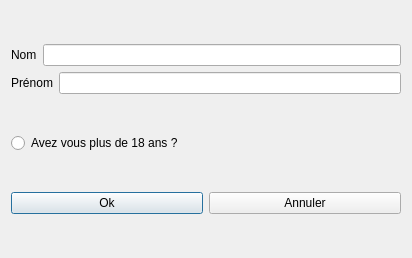
<?xml version="1.0" encoding="UTF-8"?>
<ui version="4.0">
 <class>Dialog</class>
 <widget class="QDialog" name="Dialog">
  <property name="geometry">
   <rect>
    <x>0</x>
    <y>0</y>
    <width>412</width>
    <height>258</height>
   </rect>
  </property>
  <property name="windowTitle">
   <string>Dialog</string>
  </property>
  <layout class="QVBoxLayout" name="verticalLayout_2">
   <item>
    <layout class="QGridLayout" name="gridLayout">
     <item row="1" column="0">
      <layout class="QVBoxLayout" name="verticalLayout">
       <item>
        <layout class="QHBoxLayout" name="horizontalLayout_2">
         <item>
          <widget class="QLabel" name="lPrenom">
           <property name="text">
            <string>Prénom</string>
           </property>
          </widget>
         </item>
         <item>
          <widget class="QLineEdit" name="ePrenom"/>
         </item>
        </layout>
       </item>
      </layout>
     </item>
     <item row="0" column="0">
      <layout class="QVBoxLayout" name="verticalLayout_3">
       <item>
        <layout class="QHBoxLayout" name="horizontalLayout">
         <item>
          <widget class="QLabel" name="eNom">
           <property name="text">
            <string>Nom</string>
           </property>
          </widget>
         </item>
         <item>
          <widget class="QLineEdit" name="lNom"/>
         </item>
        </layout>
       </item>
      </layout>
     </item>
    </layout>
   </item>
   <item>
    <layout class="QVBoxLayout" name="verticalLayout_5">
     <item>
      <widget class="QRadioButton" name="radioButton">
       <property name="text">
        <string>Avez vous plus de 18 ans ? </string>
       </property>
      </widget>
     </item>
    </layout>
   </item>
   <item>
    <layout class="QHBoxLayout" name="horizontalLayout_4">
     <item>
      <layout class="QVBoxLayout" name="verticalLayout_4"/>
     </item>
     <item>
      <layout class="QHBoxLayout" name="horizontalLayout_3">
       <item>
        <widget class="QPushButton" name="bOk">
         <property name="enabled">
          <bool>true</bool>
         </property>
         <property name="text">
          <string>Ok</string>
         </property>
        </widget>
       </item>
       <item>
        <widget class="QPushButton" name="bAnnuler">
         <property name="text">
          <string>Annuler</string>
         </property>
        </widget>
       </item>
      </layout>
     </item>
    </layout>
   </item>
  </layout>
 </widget>
 <resources/>
 <connections/>
</ui>
